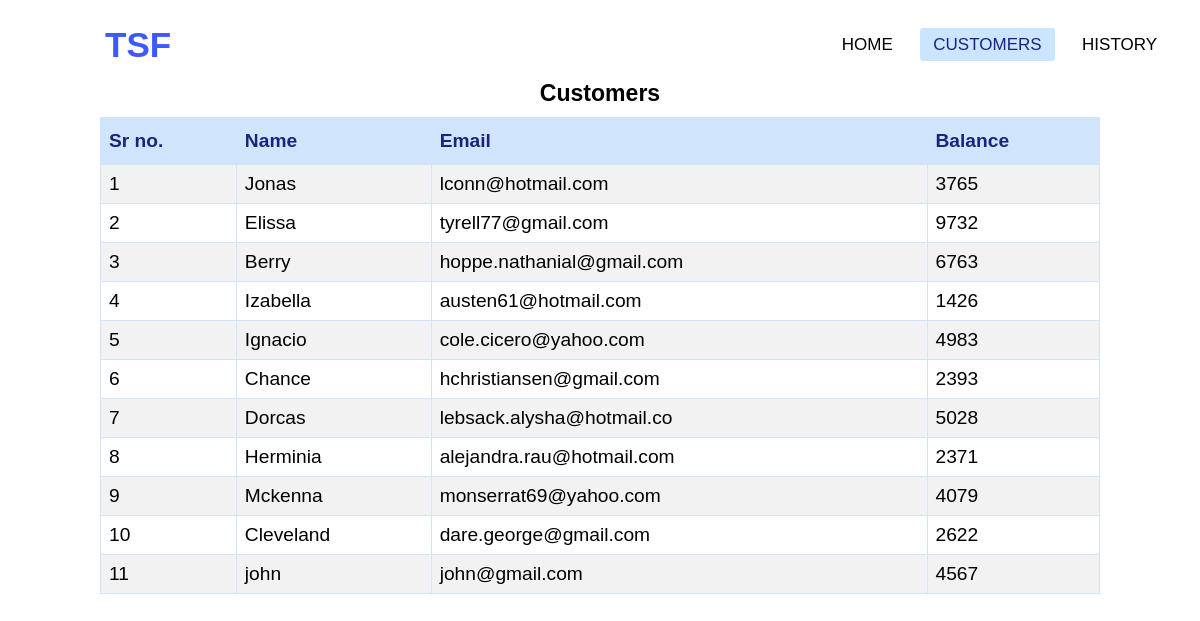
The page /customers.php on the database its author committed.
### tables this page shows
CREATE TABLE `customer` (
  `id` int(11) NOT NULL,
  `name` char(25) DEFAULT NULL,
  `email` varchar(25) DEFAULT NULL,
  `balance` int(11) DEFAULT NULL
);

### customers.php (the view, shortened to what this page needs)
<!DOCTYPE html>
<html lang="en">
<head>
    <link rel="stylesheet" href="style.css">
</head>
<body>
	<div class="navbar">
		<nav>
			<label class="logo">TSF</label>
			<ul>
				<li><a href="index.php">Home</a></li>
				<li><a class="active" href="customers.php">Customers</a></li>
				<li><a href="history.php">History</a></li>
			</ul>
		</nav>
	</div>
	<div class="container">
		<table class="table ">
			<caption><b>Customers</b></caption>
			<tr>
				<th>Sr no.</th>
				<th>Name</th>
				<th>Email</th>
				<th>Balance</th>
			</tr>
			<?php
			include 'conn.php';
			$q = "select * from customer";
			$query_run = mysqli_query($conn, $q);
			if (mysqli_num_rows($query_run) > 0) {
				foreach ($query_run as $row) {
			?>
					<tr>
						<td class="cid"><a class="link" href="profile.php?id=<?php echo $row['id']; ?>"><?php echo $row['id']; ?></a></td>
						<td><a class="link" href="profile.php?id=<?php echo $row['id']; ?>"><?php echo $row['name']; ?></a> </td>
						<td><a class="link" href="profile.php?id=<?php echo $row['id']; ?>"><?php echo $row['email']; ?></a></td>
						<td><a class="link" href="profile.php?id=<?php echo $row['id']; ?>"><?php echo $row['balance']; ?></a></td>
					</tr>
			<?php
				}
			}
			?>
		</table>
	</div>
</body>
</html>

### style.css (style rules this page uses)
* { --primary: #3D5AFE; --secondary: #d0e5fc; --ppurple: #1a237e; --pgreen: #3BB44A; --pred: #DA3543; --lgreen: #D4EDDA; --lred: #F8D7DA; --lblue: #CCE5FF; --lgrey: #a0a2c0; font-family: 'Rubik', sans-serif; box-sizing: border-box; margin: 0; padding: 0; text-decoration: none; list-style: none; }
nav { position: fixed; top: 0; left: 0; width: 100%; padding: 5px; background-color: white; z-index: 5; height: 80px; width: 100%; }
label.logo { color: var(--primary); font-size: 35px; line-height: 80px; padding: 0 100px; font-weight: bold; }
nav ul { float: right; margin-right: 20px; }
nav ul li { display: inline-block; line-height: 80px; margin: 0 5px; }
nav ul li a { color: black; font-size: 17px; padding: 7px 13px; border-radius: 3px; text-transform: uppercase; }
nav ul li a.active { color: var(--ppurple); font-variant: small-caps; }
nav ul li a.active, nav ul li a:hover { color: var(--ppurple); background-color: var(--lblue); transition: .5s; }
.container { display: grid; place-items: center; overflow-x: auto; margin-top: 70px; }
.table { border-collapse: collapse; width: 100%; margin-bottom: 40px; font-size: 1.2rem; max-width: 1000px; }
caption { caption-side: top; font-size: larger; padding: 10px 10px; }
.table td, .table th { border: 1px solid var(--secondary); padding: 8px; }
.table tr:nth-child(even) { background-color: rgb(242, 242, 242); }
.table th { padding-top: 12px; padding-bottom: 12px; text-align: left; background-color: var(--secondary); color: var(--ppurple); }
.table { overflow: scroll; }
a.link { text-decoration: none; color: inherit; }

### rows shown on the page
customer: id "1", name "Jonas", email "lconn@hotmail.com", balance "3765"
customer: id "2", name "Elissa", email "tyrell77@gmail.com", balance "9732"
customer: id "3", name "Berry", email "hoppe.nathanial@gmail.com", balance "6763"
customer: id "4", name "Izabella", email "austen61@hotmail.com", balance "1426"
customer: id "5", name "Ignacio", email "cole.cicero@yahoo.com", balance "4983"
customer: id "6", name "Chance", email "hchristiansen@gmail.com", balance "2393"
customer: id "7", name "Dorcas", email "lebsack.alysha@hotmail.co", balance "5028"
customer: id "8", name "Herminia", email "alejandra.rau@hotmail.com", balance "2371"
customer: id "9", name "Mckenna", email "monserrat69@yahoo.com", balance "4079"
customer: id "10", name "Cleveland", email "dare.george@gmail.com", balance "2622"
customer: id "11", name "john", email "john@gmail.com", balance "4567"
